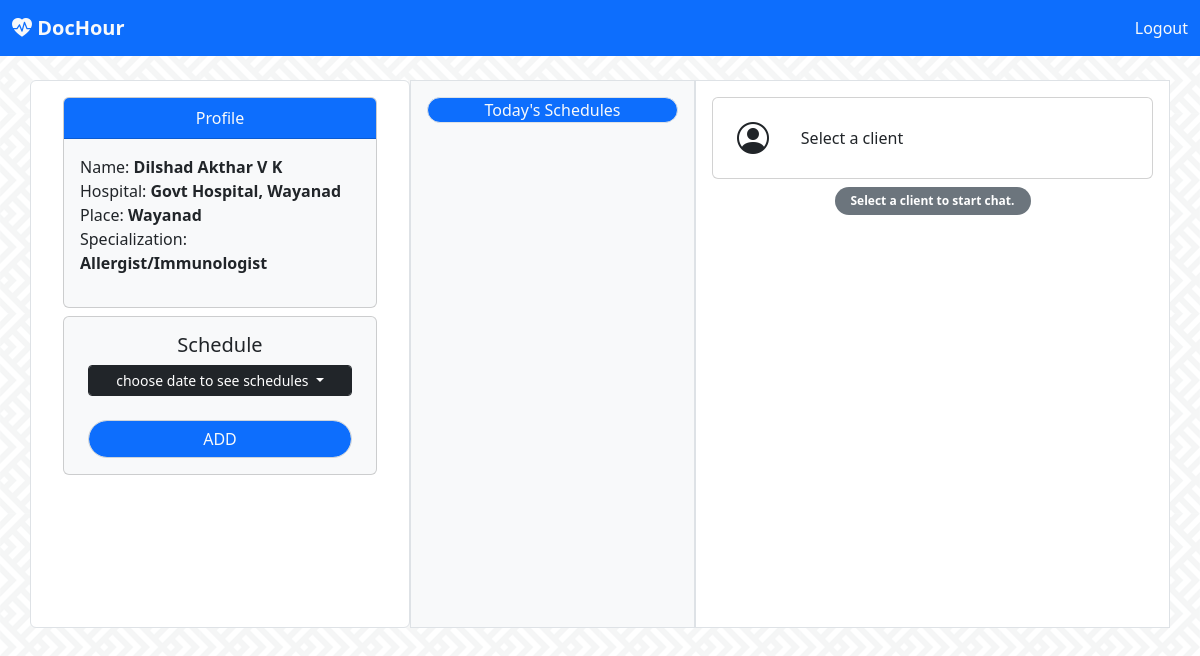
Before: /doctor/doc_home/ (signed in) with the older database file.
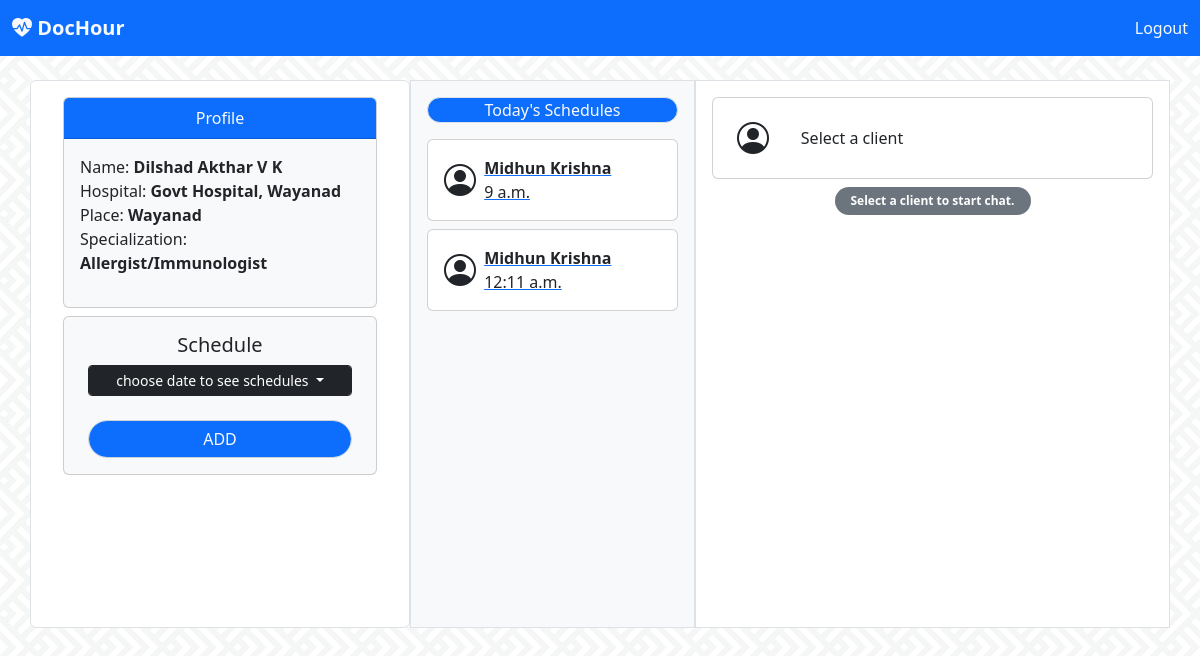
After: the same page with the newer database file.
### doctor/models.py (models this page shows, shortened)
class Schedule(models.Model):
    doc = models.ForeignKey(Doctor, on_delete=models.CASCADE)
    date = models.DateField()
    start_time = models.TimeField()
    taken = models.ForeignKey(Client, related_name='taken', on_delete=models.CASCADE, null=True, blank=True)
    confirmed = models.BooleanField(default=False)
    cancelled = models.ForeignKey(Client, related_name='cancelled', on_delete=models.CASCADE, null=True, blank=True)

### client/models.py (models this page shows, shortened)
class Client(models.Model):
    user = models.OneToOneField(User, on_delete=models.CASCADE)
    place = models.CharField(max_length=100)
    age = models.IntegerField()
    health_history = models.CharField(max_length=250)

### doctor/views.py (the view)
# urls.py: url(r'doc_home/', views.doc_home, name='doc_home'),
def doc_home(request):
    doc = Doctor.objects.get(user=request.user)
    schedule = Schedule.objects.filter(doc=doc)
    dates = sorted(set([sc.date for sc in schedule]))
    today = Schedule.objects.filter(doc=doc, date=dt.today())
    return render(request,'doctor/doc-home.html', context={'doc':doc, 'dates':dates, 'today':today})

### doctor/models.py (called while the page is built)
    def __str__(self) -> str:
        return self.spec

### templates/doctor/doc-home.html (shortened to what the changed rows need)
<!doctype html>
<html lang="en">
  <head>
    <link rel="stylesheet" href="https://cdn.jsdelivr.net/npm/bootstrap-icons@1.10.2/font/bootstrap-icons.css">
    <link href="https://cdn.jsdelivr.net/npm/bootstrap@5.2.3/dist/css/bootstrap.min.css" rel="stylesheet">
  </head>
  <body style="background-image: url('../../../static/images/bg.webp');background-repeat: repeat; background-position: center; ">
      <br>
      <div class="container">
      <div class="row">
        <div class="col-sm-3 bg-light p-3 border">
          {% for td in today %}{% if td.confirmed %}
            <a href="{% url 'doctor:doc_home_chat' td.taken.id %}"><div class="card mb-2 text-dark">
                <div class="row  p-3">
                <div class="col-sm-2 text-center my-auto">
                    <i class="bi bi-person-circle fs-2"></i>
                </div>
                <div class="col-sm-9">
                    <b>{{td.taken.user.first_name}} {{td.taken.user.last_name}}</b><br>
                    {{td.start_time}}
                </div>
                </div>
            </div></a>{% endif %}
            {% endfor %}
        </div>
      </div>
  </body>
</html>

Changed rows visible on the page:
now on this page (row edited): Schedule: taken.user.first_name "Midhun", taken.user.last_name "Krishna", start_time "9 a.m."
added Schedule: taken.user.first_name "Midhun", taken.user.last_name "Krishna", start_time "12:11 a.m."
